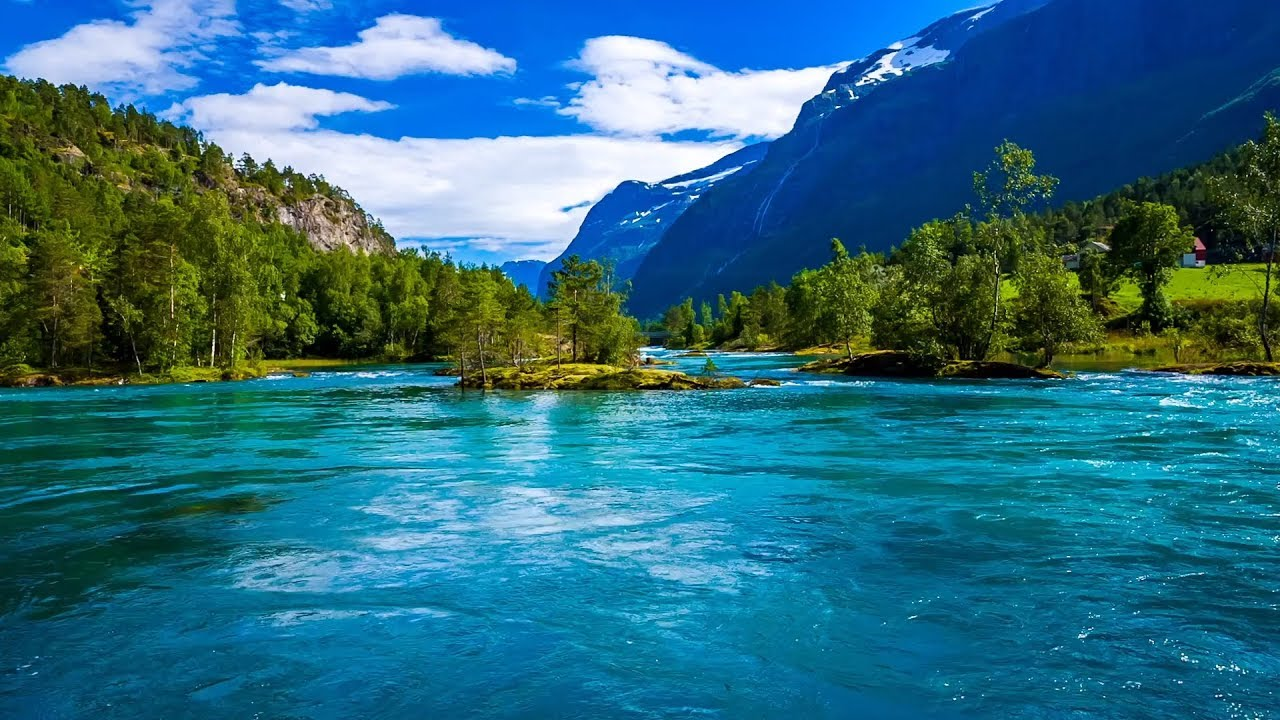
#> input picture data/image_5.jpg, 1280 x 720 px
$ python 05_put_text.py
#> lines starting #> are read from the running program, lines starting #| are printed output that depends on the picture; after the words box and inside, x2 and y2 are one past the last pixel; in counts of white or black regions, pixels touching at a corner belong together
import cv2
import matplotlib.pyplot as plt

# read image
img = cv2.imread('../data/image_5.jpg', 1)
#> img is the input picture: shape (720, 1280, 3); mean B, G, R 129, 108.4, 44.1

font = cv2.FONT_HERSHEY_SIMPLEX
cv2.putText(
    img,
    'OpenCV - Dinabandhu',
    (50, 600),
    font,
    2,
    (255, 255, 255),
    5
)
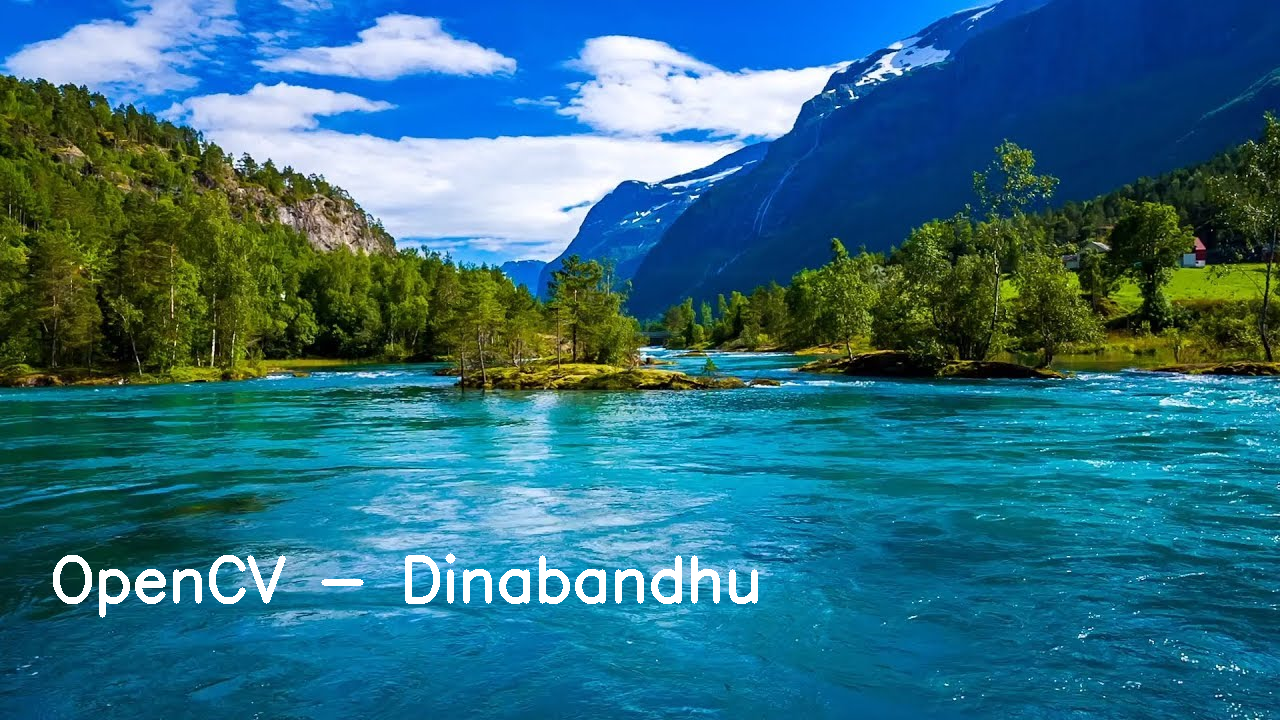
#> img: shape (720, 1280, 3); 1.14% of pixels changed, all inside (x1, y1, x2, y2) = (53, 553, 758, 618)

# # display image using cv2
# cv2.imshow("Image", img)
# cv2.waitKey(0)
# cv2.destroyAllWindows()

# display image using plt
plt.figure()
plt.imshow(cv2.cvtColor(img, cv2.COLOR_BGR2RGB))
plt.show()

$ run again, with data/image_2.jpg copied over data/image_5.jpg
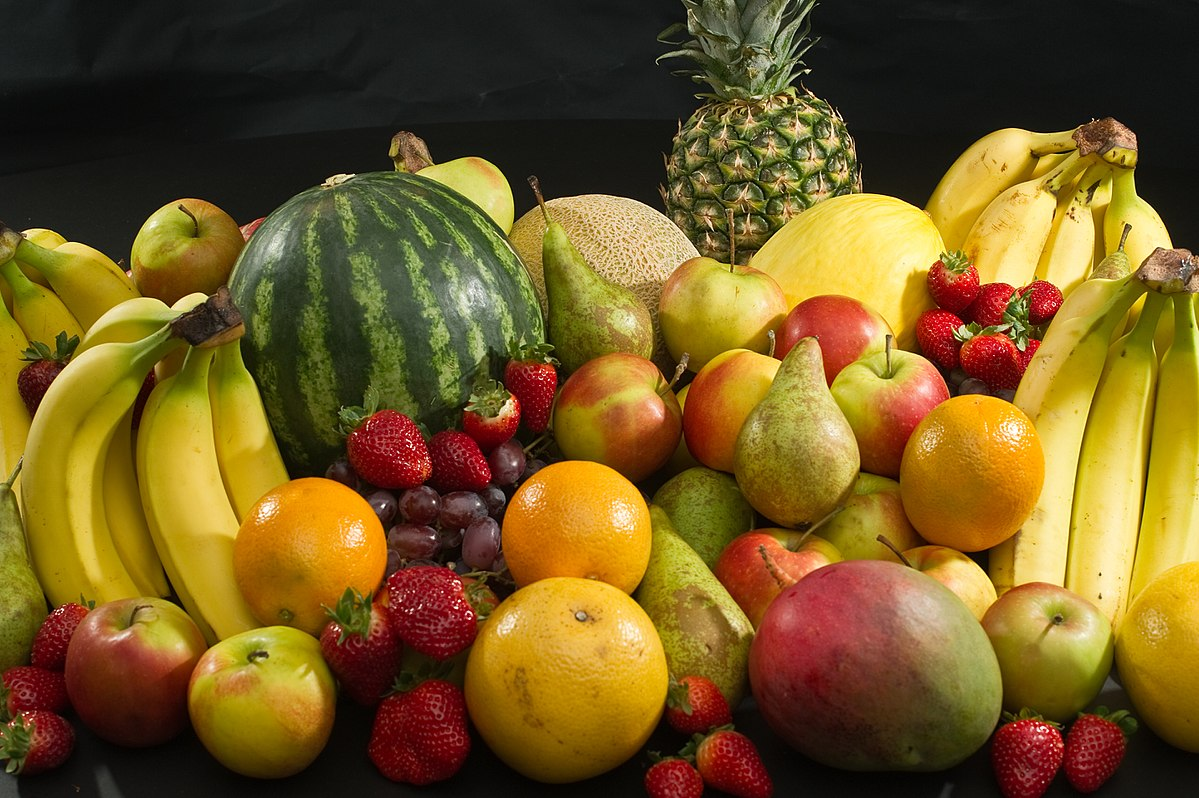
#> input picture data/image_2.jpg, 1199 x 798 px
#> img is the input picture: shape (798, 1199, 3); mean B, G, R 34.1, 89, 115.1
#> `cv2.putText( img, 'OpenCV - Dinabandhu', (50, 600), font, 2, (255, 255..`:
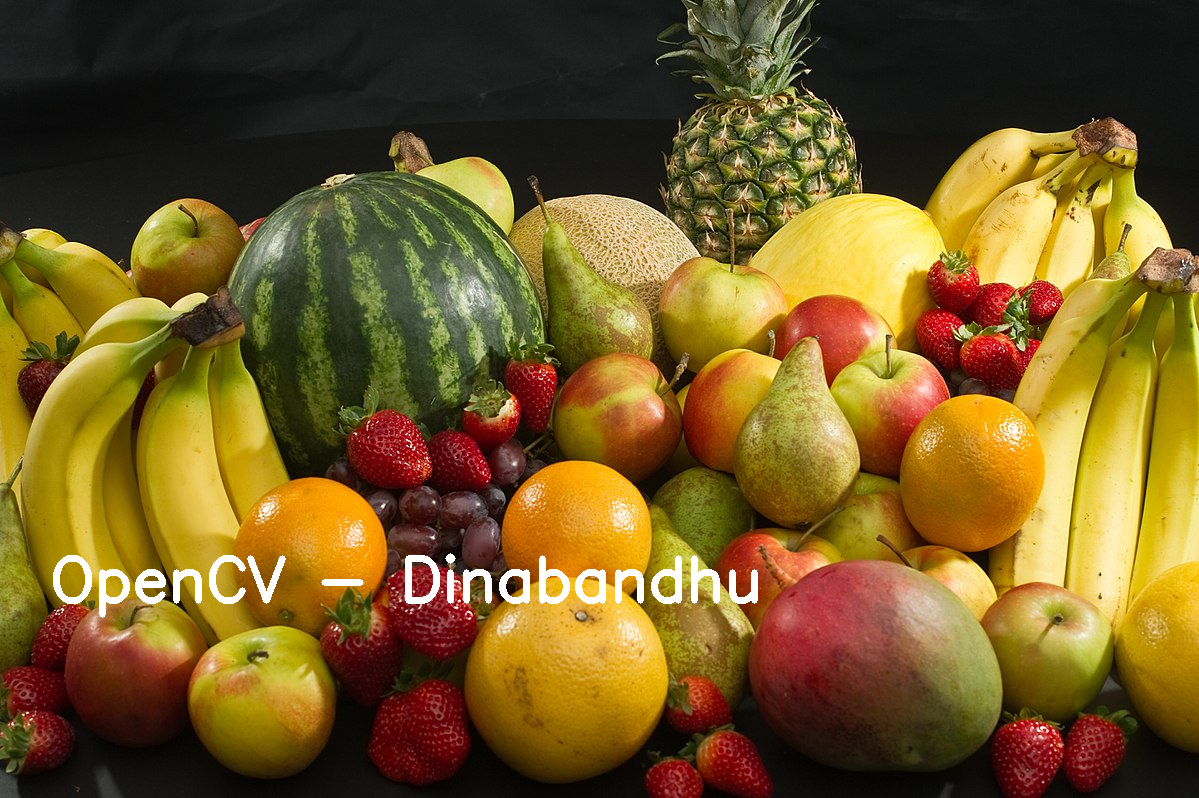
#> img: shape (798, 1199, 3); 1.1% of pixels changed, all inside (x1, y1, x2, y2) = (53, 553, 758, 618)

$ run again, with data/image_3.jpg copied over data/image_5.jpg
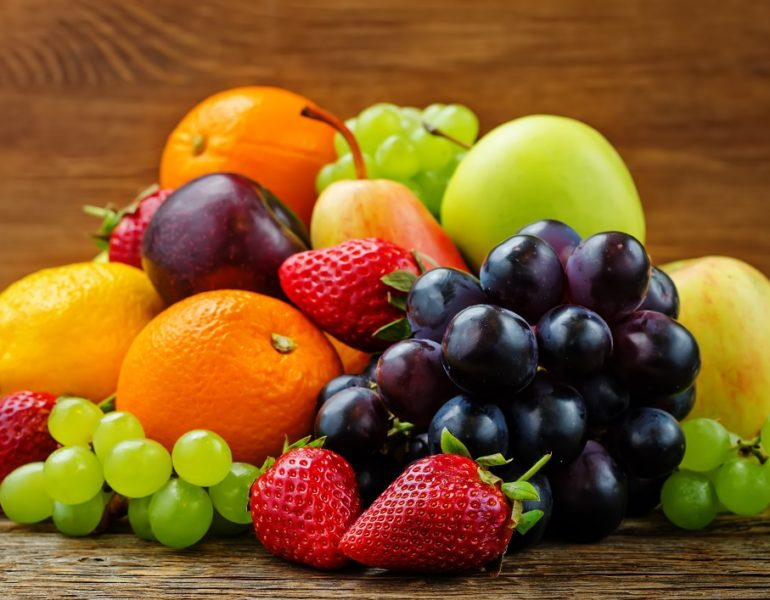
#> input picture data/image_3.jpg, 770 x 600 px
#> img is the input picture: shape (600, 770, 3); mean B, G, R 35.8, 89.7, 134.1
#> `cv2.putText( img, 'OpenCV - Dinabandhu', (50, 600), font, 2, (255, 255..`:
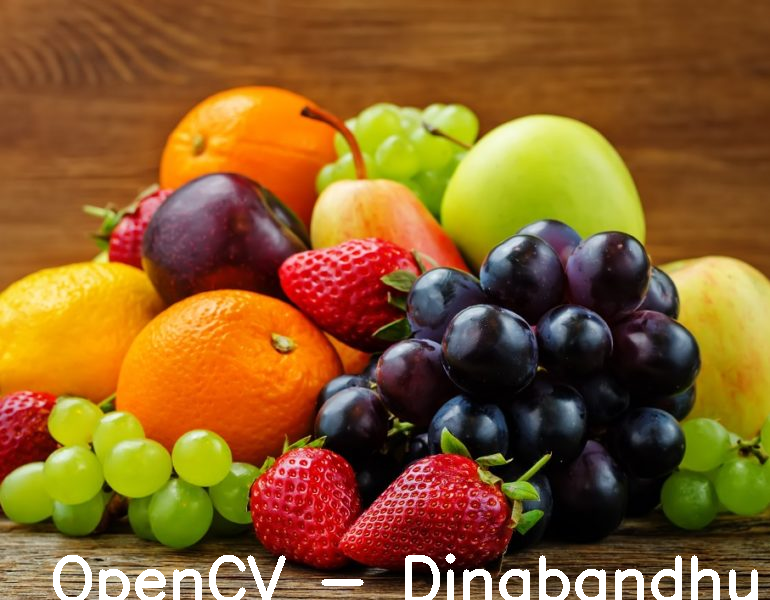
#> img: shape (600, 770, 3); 2.06% of pixels changed, all inside (x1, y1, x2, y2) = (53, 553, 758, 600)
